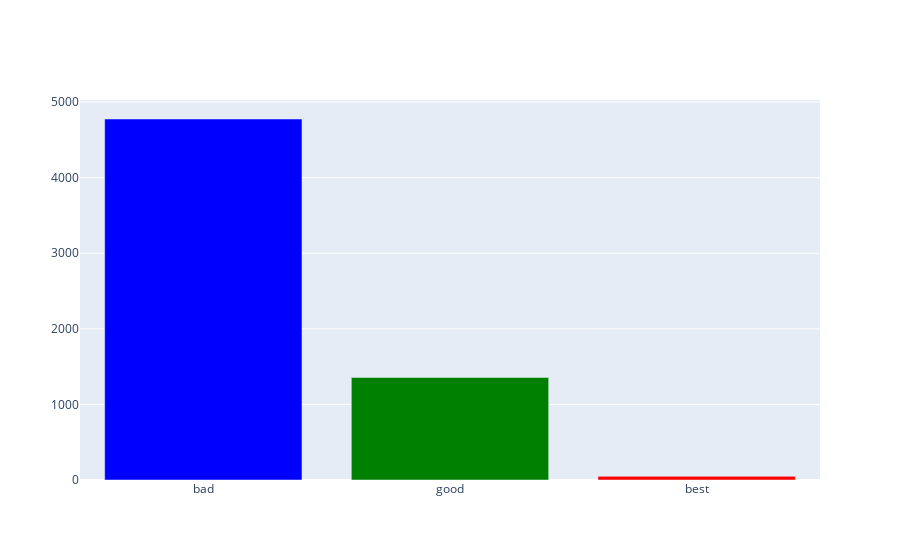

Here is the notebook cell this chart was saved with:
### Code cell
# visualizing the delivery rating
rating = [0,2.5,4,5]
review = ['bad','good','best']
df['Delivery Rating'] = pd.to_numeric(df['Delivery Rating'], errors='coerce')
df['Delivery_Verdict'] = pd.cut(df['Delivery Rating'],rating,labels=review)
a = df['Delivery_Verdict'].value_counts().tolist()
colors = ['blue','green','red']
fig = pg.Figure(data=[pg.Bar(x=review,y=a,marker_color=colors)])
fig.show()

### Figure 1 — Plotly figure (JSON) as saved in the notebook; plotly's stock layout.template omitted (floating-point values rounded to 4 significant figures)
{"data": [{"marker": {"color": ["blue", "green", "red"]}, "type": "bar", "x": ["bad", "good", "best"], "y": [4776, 1357, 48]}], "layout": {}}
